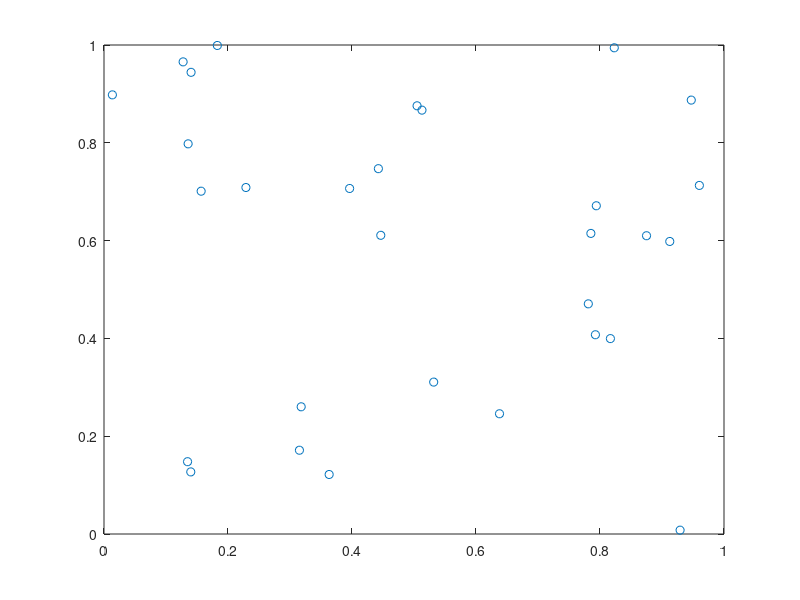

The MATLAB script that drew this image: (Note: this script raises an error after producing the figure.)
%% Example 1.  HPP
Vol = 1;
lam = 30;
N = lam*Vol;
X=[rand(N), rand(N)];
figure()
plot(X(:,1),X(:,2),'o');
title = 'HPP';


%% Example 2.  IPP
% Generate data from 2-d space, let lambda(x,y)=exp(-(x-9).^2./10-(y-9).^2./10);
clear;
%addpath('C:\Users\hongxiao\Documents\teaching\stat6474_2017\lectures\Lecture_22_23_Gaussian_process_regression\Lec2_GP_application\new_organized_code')
s = RandStream('mt19937ar','Seed',152);
RandStream.setGlobalStream(s);

ngrid=[30,20]; % num of grid points on each dimension.
maxTx=11;
maxTy=11;
lam_max=1; % maximum of the lam(s)
[t1,t2] = meshgrid(linspace(0,maxTx,ngrid(1)), linspace(0,maxTy,ngrid(2)));                                
lambda_true =lam_max*(exp(-(t1-9).^2/10-(t2-1.5).^2/10) + exp(-(t1-3).^2/10-(t2-2).^2/10) + exp(-(t1-2.5).^2/10-(t2-8.5).^2/10) + exp(-(t1-8.5).^2/10-(t2-8.5).^2/10));

figure()
surf(t1,t2,lambda_true)
title('True lambda(s) surface');
xlabel('x')
ylabel('y')

sig_fn = inline('exp(-(x(:,1)-9).^2/10-(x(:,2)-1.5).^2/10) + exp(-(x(:,1)-3).^2/10-(x(:,2)-2).^2/10) + exp(-(x(:,1)-2.5).^2/10-(x(:,2)-8.5).^2/10) + exp(-(x(:,1)-8.5).^2/10-(x(:,2)-8.5).^2/10)'); 
T=[0,maxTx;0,maxTy];
[A,vol_T]=inhomo_poisson_process_sampler(lam_max,T,sig_fn);

figure()
imagesc(linspace(0,maxTx,ngrid(1))',linspace(0,maxTy,ngrid(2))',lambda_true)
hold on
plot(A(:,1),A(:,2),'.k','MarkerSize',20)    
hold off
title('IPP');

S=A;
csvwrite('test2.csv',A)
%save('C:\Users\hongxiao\Documents\teaching\stat6474_2017\lectures\Lecture_22_23_Gaussian_process_regression\Lec2_GP_application\new_organized_code\simulated_testData_v1.mat','S','T','sig_fn',...
%    'lam_max','ngrid','t1','t2','lambda_true'); 

%% Example 3.  Sample S, S_tilde, g from the Blocked Gibbs Sampler.
clear;
route = 'C:\Users\hongxiao\Documents\teaching\stat6474_2017\lectures\Lecture_22_23_Gaussian_process_regression\Lec2_GP_application\new_organized_code';
load([route, '\simulated_testData_v1.mat']);

% % rescale the domain T.
vol_T_test=prod(range(T,2));
T0=T;
scale=(vol_T_test/size(S,1))^(-1/size(T,1)); % the main idea is to let mu(T)=N, so lam^*=O(N). We therefore can set initial values lam_star0=1, and set Gamma(\alpha,\beta) priors to have mode at 1.
T=T0*scale; % T is rescaled so that mu(T)=N;
vol_T=prod(range(T,2));
%  
s=S*scale;
% clear S;
% % Generate initial S_tilde, and g_{S\cup S_tilde}
n_ts0=size(s,1);
ts0=repmat(min(T,[],2)',n_ts0,1)+repmat(range(T,2)',n_ts0,1).*rand(n_ts0,size(T,1));
s0_all=[s;ts0];
theta0=[5,1.5]';
lgtheta_param=[3,1];
K_mat0 = se_kern_fast(theta0,s0_all);
l0 = gaussianSample(1, zeros(1,size(s0_all,1)), K_mat0)';


nMc=8000; 
%profile on
fixlam=1;
lam_star0 =5; 
pred=0; 
grid=[];
gamma_prior =[];
tt=tic;
[Mlist,num_A_list, ts_list,l_list,loglik_list,lam_star_list,theta_list,lamb_pred]=...
    Block_gibbs_sampler_for_SGCP(s,ts0,l0,lam_star0,T,theta0,nMc,gamma_prior,lgtheta_param,pred,grid,fixlam);
time=toc(tt);

%save('C:\Users\hongxiao\Documents\teaching\stat6474_2017\lectures\Lecture_22_23_Gaussian_process_regression\Lec2_GP_application\simulated_test_Res.mat');

%% Result plot.
clear;
load('C:\Users\hongxiao\Documents\teaching\stat6474_2017\lectures\Lecture_22_23_Gaussian_process_regression\Lec2_GP_application\simulated_test_Res6.mat');
figure()
hist(Mlist)
title('Histogram of M')

figure()
imagesc(linspace(0,max(T(1,:)),ngrid(1))',linspace(0,max(T(2,:)),ngrid(2))',lambda_true*scale)
hold on
plot(s(:,1),s(:,2),'ok','LineWidth',2)    
hold off
title('True \lambda(s) and the sample')

% compute the histogram of the thinned event.
N=size(s,1);
xgrid=linspace(0,max(T(1,:)),60);
ygrid=linspace(0,max(T(2,:)),30);
Hist_count=zeros(length(ygrid)-1,length(xgrid)-1);
burnin=3000;
for i=burnin+1:nMc
    tsi=ts_list{i};
    for j=1:size(tsi,1)        
        id=find(abs(xgrid-tsi(j,1))==min(abs(xgrid-tsi(j,1))));
        if xgrid(id)>tsi(j,1)
            id_col=id-1;
        else
            id_col=id;
        end
        
        id1=find(abs(ygrid-tsi(j,2))==min(abs(ygrid-tsi(j,2))));
        if ygrid(id1)>tsi(j,2)
            id_row=id1-1;
        else
            id_row=id1;
        end
        Hist_count(id_row,id_col)=Hist_count(id_row,id_col)+1;        
    end
end

norm_hist=Hist_count/sum(sum(Hist_count));
figure()
imagesc(xgrid,ygrid,norm_hist)
hold on
plot(s(:,1),s(:,2),'ok','LineWidth',2);
hold off
title('Normed histogram of thinned events');

figure()
imagesc(xgrid,ygrid,-norm_hist)
hold on
plot(s(:,1),s(:,2),'ok','LineWidth',2);
hold off
title('Negative of the Normed histogram of thinned events');



figure()
subplot(2,2,1)
hist(Mlist(burnin+1:end))
title('Histogram of the M');
subplot(2,2,2)
hist(lam_star_list(burnin+1:end))
title('Histogram of the \lambda^*')
subplot(2,2,3)
hist(theta_list(burnin+1:end,1));
title('Histogram of the \theta_1');
subplot(2,2,4)
hist(theta_list(burnin+1:end,2));
title('Histogram of the \theta_2');

